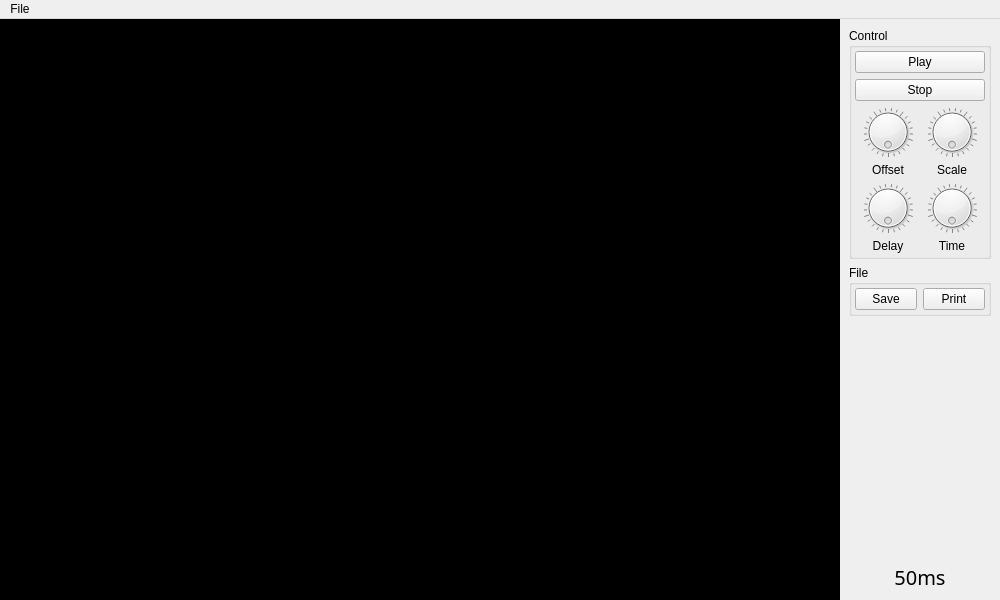
<?xml version="1.0" encoding="UTF-8"?>
<ui version="4.0">
 <class>MainWindow</class>
 <widget class="QMainWindow" name="MainWindow">
  <property name="geometry">
   <rect>
    <x>0</x>
    <y>0</y>
    <width>1000</width>
    <height>600</height>
   </rect>
  </property>
  <property name="windowTitle">
   <string>QSigViwer</string>
  </property>
  <widget class="QWidget" name="centralwidget">
   <layout class="QHBoxLayout" name="horizontalLayout">
    <property name="spacing">
     <number>0</number>
    </property>
    <property name="leftMargin">
     <number>0</number>
    </property>
    <property name="topMargin">
     <number>0</number>
    </property>
    <property name="rightMargin">
     <number>0</number>
    </property>
    <property name="bottomMargin">
     <number>0</number>
    </property>
    <item>
     <widget class="QCustomPlot" name="sigview" native="true">
      <property name="autoFillBackground">
       <bool>false</bool>
      </property>
      <property name="styleSheet">
       <string notr="true">background-color: rgb(0, 0, 0);</string>
      </property>
     </widget>
    </item>
    <item>
     <widget class="QWidget" name="sidebar" native="true">
      <property name="sizePolicy">
       <sizepolicy hsizetype="Fixed" vsizetype="Preferred">
        <horstretch>0</horstretch>
        <verstretch>0</verstretch>
       </sizepolicy>
      </property>
      <property name="minimumSize">
       <size>
        <width>160</width>
        <height>0</height>
       </size>
      </property>
      <property name="layoutDirection">
       <enum>Qt::LeftToRight</enum>
      </property>
      <layout class="QVBoxLayout" name="verticalLayout">
       <property name="spacing">
        <number>6</number>
       </property>
       <property name="sizeConstraint">
        <enum>QLayout::SetDefaultConstraint</enum>
       </property>
       <item>
        <widget class="QGroupBox" name="groupBox">
         <property name="title">
          <string>Control</string>
         </property>
         <layout class="QVBoxLayout" name="verticalLayout_3">
          <property name="leftMargin">
           <number>3</number>
          </property>
          <property name="topMargin">
           <number>3</number>
          </property>
          <property name="rightMargin">
           <number>3</number>
          </property>
          <property name="bottomMargin">
           <number>3</number>
          </property>
          <item>
           <widget class="QPushButton" name="pushButton">
            <property name="text">
             <string>Play</string>
            </property>
            <property name="autoDefault">
             <bool>false</bool>
            </property>
            <property name="default">
             <bool>false</bool>
            </property>
            <property name="flat">
             <bool>false</bool>
            </property>
           </widget>
          </item>
          <item>
           <widget class="QPushButton" name="pushButton_2">
            <property name="text">
             <string>Stop</string>
            </property>
           </widget>
          </item>
          <item>
           <layout class="QGridLayout" name="line1">
            <item row="1" column="1">
             <widget class="QLabel" name="label_2">
              <property name="text">
               <string>Scale</string>
              </property>
              <property name="alignment">
               <set>Qt::AlignCenter</set>
              </property>
             </widget>
            </item>
            <item row="1" column="0">
             <widget class="QLabel" name="label">
              <property name="text">
               <string>Offset</string>
              </property>
              <property name="alignment">
               <set>Qt::AlignCenter</set>
              </property>
             </widget>
            </item>
            <item row="0" column="0">
             <widget class="InfinityDial" name="offsetDial">
              <property name="maximumSize">
               <size>
                <width>50</width>
                <height>50</height>
               </size>
              </property>
              <property name="maximum">
               <number>99</number>
              </property>
              <property name="singleStep">
               <number>1</number>
              </property>
              <property name="invertedAppearance">
               <bool>false</bool>
              </property>
              <property name="wrapping">
               <bool>true</bool>
              </property>
              <property name="notchTarget">
               <double>3.700000000000000</double>
              </property>
              <property name="notchesVisible">
               <bool>true</bool>
              </property>
             </widget>
            </item>
            <item row="0" column="1">
             <widget class="InfinityDial" name="scaleDial">
              <property name="maximumSize">
               <size>
                <width>50</width>
                <height>50</height>
               </size>
              </property>
              <property name="maximum">
               <number>99</number>
              </property>
              <property name="wrapping">
               <bool>true</bool>
              </property>
              <property name="notchesVisible">
               <bool>true</bool>
              </property>
             </widget>
            </item>
            <item row="2" column="0">
             <widget class="InfinityDial" name="delayDial">
              <property name="maximumSize">
               <size>
                <width>50</width>
                <height>50</height>
               </size>
              </property>
              <property name="wrapping">
               <bool>true</bool>
              </property>
              <property name="notchesVisible">
               <bool>true</bool>
              </property>
             </widget>
            </item>
            <item row="2" column="1">
             <widget class="InfinityDial" name="timeDial">
              <property name="maximumSize">
               <size>
                <width>50</width>
                <height>50</height>
               </size>
              </property>
              <property name="wrapping">
               <bool>true</bool>
              </property>
              <property name="notchesVisible">
               <bool>true</bool>
              </property>
             </widget>
            </item>
            <item row="3" column="1">
             <widget class="QLabel" name="label_3">
              <property name="text">
               <string>Time</string>
              </property>
              <property name="alignment">
               <set>Qt::AlignCenter</set>
              </property>
             </widget>
            </item>
            <item row="3" column="0">
             <widget class="QLabel" name="label_4">
              <property name="text">
               <string>Delay</string>
              </property>
              <property name="alignment">
               <set>Qt::AlignCenter</set>
              </property>
             </widget>
            </item>
           </layout>
          </item>
         </layout>
        </widget>
       </item>
       <item>
        <widget class="QGroupBox" name="groupBox_2">
         <property name="title">
          <string>File</string>
         </property>
         <layout class="QVBoxLayout" name="verticalLayout_5">
          <property name="leftMargin">
           <number>3</number>
          </property>
          <property name="topMargin">
           <number>3</number>
          </property>
          <property name="rightMargin">
           <number>3</number>
          </property>
          <property name="bottomMargin">
           <number>3</number>
          </property>
          <item>
           <layout class="QHBoxLayout" name="horizontalLayout_3">
            <item>
             <widget class="QPushButton" name="pushButton_4">
              <property name="sizePolicy">
               <sizepolicy hsizetype="Ignored" vsizetype="Fixed">
                <horstretch>0</horstretch>
                <verstretch>0</verstretch>
               </sizepolicy>
              </property>
              <property name="text">
               <string>Save</string>
              </property>
             </widget>
            </item>
            <item>
             <widget class="QPushButton" name="printButton">
              <property name="sizePolicy">
               <sizepolicy hsizetype="Ignored" vsizetype="Fixed">
                <horstretch>0</horstretch>
                <verstretch>0</verstretch>
               </sizepolicy>
              </property>
              <property name="text">
               <string>Print</string>
              </property>
             </widget>
            </item>
           </layout>
          </item>
         </layout>
        </widget>
       </item>
       <item>
        <spacer name="verticalSpacer">
         <property name="orientation">
          <enum>Qt::Vertical</enum>
         </property>
         <property name="sizeHint" stdset="0">
          <size>
           <width>20</width>
           <height>40</height>
          </size>
         </property>
        </spacer>
       </item>
       <item>
        <widget class="QLabel" name="timeLabel">
         <property name="font">
          <font>
           <family>Hack Nerd Font</family>
           <pointsize>15</pointsize>
          </font>
         </property>
         <property name="text">
          <string>50ms</string>
         </property>
         <property name="alignment">
          <set>Qt::AlignCenter</set>
         </property>
        </widget>
       </item>
      </layout>
     </widget>
    </item>
   </layout>
  </widget>
  <widget class="QMenuBar" name="menubar">
   <property name="geometry">
    <rect>
     <x>0</x>
     <y>0</y>
     <width>1000</width>
     <height>24</height>
    </rect>
   </property>
   <widget class="QMenu" name="menuFile">
    <property name="title">
     <string>File</string>
    </property>
    <addaction name="actionOpen"/>
   </widget>
   <addaction name="menuFile"/>
  </widget>
  <action name="actionOpen">
   <property name="text">
    <string>Open</string>
   </property>
   <property name="shortcut">
    <string>Ctrl+O</string>
   </property>
  </action>
 </widget>
 <customwidgets>
  <customwidget>
   <class>QCustomPlot</class>
   <extends>QWidget</extends>
   <header>qcustomplot.h</header>
   <container>1</container>
  </customwidget>
  <customwidget>
   <class>InfinityDial</class>
   <extends>QDial</extends>
   <header>infinitydial.h</header>
   <slots>
    <signal>valueIncreased(int)</signal>
   </slots>
  </customwidget>
 </customwidgets>
 <resources/>
 <connections>
  <connection>
   <sender>menubar</sender>
   <signal>triggered(QAction*)</signal>
   <receiver>MainWindow</receiver>
   <slot>handleMenuAction(QAction*)</slot>
   <hints>
    <hint type="sourcelabel">
     <x>35</x>
     <y>14</y>
    </hint>
    <hint type="destinationlabel">
     <x>551</x>
     <y>137</y>
    </hint>
   </hints>
  </connection>
  <connection>
   <sender>offsetDial</sender>
   <signal>valueIncreased(int)</signal>
   <receiver>MainWindow</receiver>
   <slot>handleOffsetChange(int)</slot>
   <hints>
    <hint type="sourcelabel">
     <x>876</x>
     <y>134</y>
    </hint>
    <hint type="destinationlabel">
     <x>1116</x>
     <y>298</y>
    </hint>
   </hints>
  </connection>
  <connection>
   <sender>scaleDial</sender>
   <signal>valueIncreased(int)</signal>
   <receiver>MainWindow</receiver>
   <slot>handleScaleChange(int)</slot>
   <hints>
    <hint type="sourcelabel">
     <x>951</x>
     <y>135</y>
    </hint>
    <hint type="destinationlabel">
     <x>1038</x>
     <y>215</y>
    </hint>
   </hints>
  </connection>
  <connection>
   <sender>timeDial</sender>
   <signal>valueIncreased(int)</signal>
   <receiver>MainWindow</receiver>
   <slot>handleTimeChange(int)</slot>
   <hints>
    <hint type="sourcelabel">
     <x>945</x>
     <y>223</y>
    </hint>
    <hint type="destinationlabel">
     <x>1104</x>
     <y>406</y>
    </hint>
   </hints>
  </connection>
  <connection>
   <sender>delayDial</sender>
   <signal>valueIncreased(int)</signal>
   <receiver>MainWindow</receiver>
   <slot>handleDelayChange(int)</slot>
   <hints>
    <hint type="sourcelabel">
     <x>893</x>
     <y>229</y>
    </hint>
    <hint type="destinationlabel">
     <x>1139</x>
     <y>353</y>
    </hint>
   </hints>
  </connection>
  <connection>
   <sender>printButton</sender>
   <signal>clicked()</signal>
   <receiver>MainWindow</receiver>
   <slot>handlePrintAction()</slot>
   <hints>
    <hint type="sourcelabel">
     <x>963</x>
     <y>326</y>
    </hint>
    <hint type="destinationlabel">
     <x>1064</x>
     <y>429</y>
    </hint>
   </hints>
  </connection>
 </connections>
 <slots>
  <slot>handleMenuAction(QAction*)</slot>
  <slot>handleOffsetChange(int)</slot>
  <slot>handleScaleChange(int)</slot>
  <slot>handleTimeChange(int)</slot>
  <slot>handleDelayChange(int)</slot>
  <slot>handlePrintAction()</slot>
 </slots>
</ui>
